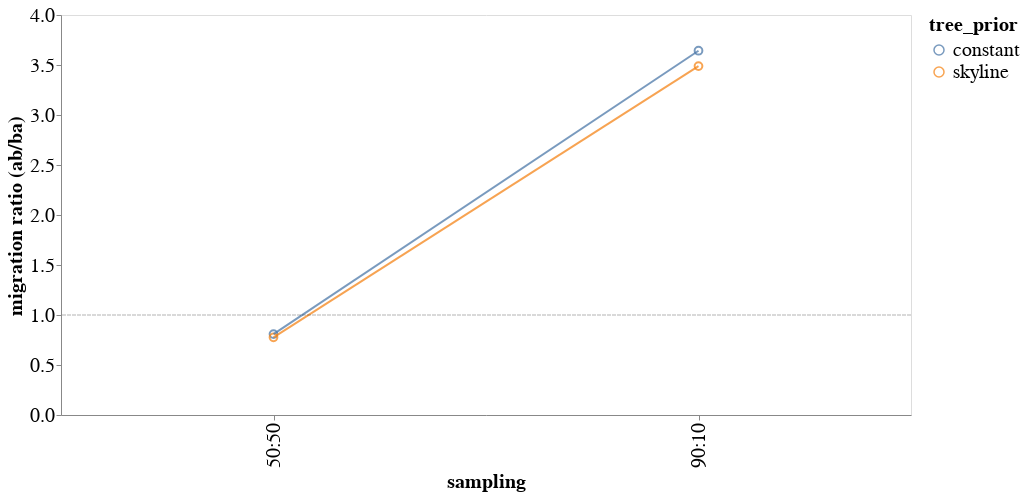

Notebook code cell kept with this figure:
### Markdown cell above
### just plot DTA

### Code cell
points = alt.Chart(df).mark_point(opacity = 0.75, size = 60).encode(
    alt.X('sampling:N'),
    alt.Y('migration_ratio',axis=alt.Axis(title="migration ratio (ab/ba)", grid=False)),#,scale=alt.Scale(domain=(0, 13))),
    color=alt.Color('tree_prior:N',  ),

).transform_filter(datum.method == "dta"
).properties(
    width=850,
    height=400
)

line1 = alt.Chart(df).mark_line(opacity = 0.75).encode(
    alt.X('sampling:N'),
    alt.Y('migration_ratio',axis=alt.Axis(title="migration ratio (ab/ba)", grid=False)),#,scale=alt.Scale(domain=(0, 13))),
    color=alt.Color('tree_prior:N'),
).transform_filter(datum.method == "dta"
).properties(
    width=850,
    height=400)

# line2 = alt.Chart(df).mark_line(opacity = 0.75, strokeDash = [1,1]).encode(
#     alt.X('sampling:N'),
#     alt.Y('migration_ratio',axis=alt.Axis(title="migration ratio (ab/ba)", grid=False)),#,scale=alt.Scale(domain=(0, 13))),
#     color=alt.Color('method:N'),
# ).transform_filter(datum.tree_prior == "constant "
# ).properties(
#     width=850,
#     height=400)

# a line to show an Rt of 1
one_line = alt.Chart(pd.DataFrame({'y': [1.0]})).mark_rule(opacity = 0.3,strokeDash=[4,1]).encode(y='y').properties(
    width=850,
    height=300
)

(points + line1 + one_line).configure_axis(
    labelFontSize=20,
    titleFontSize=20
).configure_legend(
    labelFontSize = 20,    titleFontSize=20
)

### Figure 1 — Vega-Lite specification as saved in the notebook (floating-point values rounded to 4 significant figures)
{"config": {"view": {"continuousWidth": 400, "continuousHeight": 300}, "axis": {"labelFontSize": 20, "titleFontSize": 20}, "legend": {"labelFontSize": 20, "titleFontSize": 20}}, "layer": [{"mark": {"type": "point", "opacity": 0.75, "size": 60}, "encoding": {"color": {"field": "tree_prior", "type": "nominal"}, "x": {"field": "sampling", "type": "nominal"}, "y": {"axis": {"grid": false, "title": "migration ratio (ab/ba)"}, "field": "migration_ratio", "type": "quantitative"}}, "height": 400, "transform": [{"filter": "(datum.method === 'dta')"}], "width": 850}, {"mark": {"type": "line", "opacity": 0.75}, "encoding": {"color": {"field": "tree_prior", "type": "nominal"}, "x": {"field": "sampling", "type": "nominal"}, "y": {"axis": {"grid": false, "title": "migration ratio (ab/ba)"}, "field": "migration_ratio", "type": "quantitative"}}, "height": 400, "transform": [{"filter": "(datum.method === 'dta')"}], "width": 850}, {"data": {"name": "data-0f80976e06af035141dd0a0f11df9332"}, "mark": {"type": "rule", "opacity": 0.3, "strokeDash": [4, 1]}, "encoding": {"y": {"field": "y", "type": "quantitative"}}, "height": 300, "width": 850}], "data": {"name": "data-54d23a14f2d65373ab1dc6972a6a30c4"}, "$schema": "https://vega.github.io/schema/vega-lite/v4.17.0.json", "datasets": {"data-54d23a14f2d65373ab1dc6972a6a30c4": [{"method": "dta", "sampling": "50:50", "tree_prior": "constant ", "migration_ratio": 0.8091}, {"method": "mascot", "sampling": "50:50", "tree_prior": "constant ", "migration_ratio": 0.6311}, {"method": "dta", "sampling": "90:10", "tree_prior": "constant ", "migration_ratio": 3.643}, {"method": "mascot", "sampling": "90:10", "tree_prior": "constant ", "migration_ratio": 1.145}, {"method": "dta", "sampling": "50:50", "tree_prior": "skyline", "migration_ratio": 0.7768}, {"method": "mascot", "sampling": "50:50", "tree_prior": "skyline", "migration_ratio": 0.7925}, {"method": "dta", "sampling": "90:10", "tree_prior": "skyline", "migration_ratio": 3.489}, {"method": "mascot", "sampling": "90:10", "tree_prior": "skyline", "migration_ratio": 1.606}], "data-0f80976e06af035141dd0a0f11df9332": [{"y": 1.0}]}}
